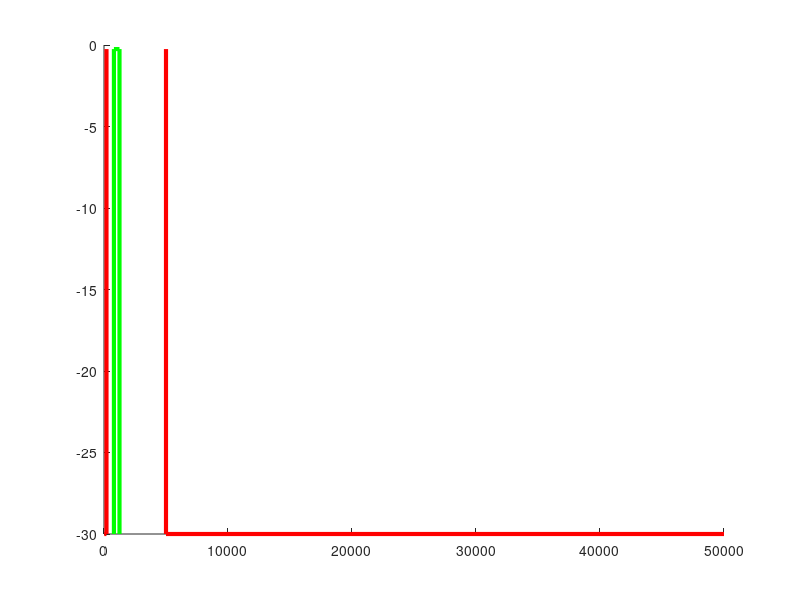

This figure's MATLAB source: (Note: this script raises an error after producing the figure.)
clc;
clear;
close all;

%% Parámetros de Entrada
fp = [800 1250];     % Banda de Paso [Hz]
fs = [200 5000];     % Banda de Rechazo [Hz]
Wp = 2*pi*fp;        % Banda de Paso [rad/s]
Ws = 2*pi*fs;        % Banda de Rechazo [rad/s]
Ap = 0.25;           % Atenuación máxima en Banda de Paso [dB]
As = 30;             % Atenuación mínima en Banda de Rechazo [dB]

%% Cálculo de la Función de Transferencia
[n,Wp] = cheb1ord(Wp,Ws,Ap,As,'s');
[num,den] = cheby1(n,Ap,Wp,'s');
Filtro = tf(num,den)                     % Función de transferencia calculada
[sos,g] = tf2sos(num,den);               % Descomposición en secciones bicuadráticas

% Implementación como PasaBajo / PasaAlto
PasaBajo = tf(2*g*sos(1,1:3),sos(1,4:6))
PasaAlto = tf(1/2*sos(2,1:3),sos(2,4:6))

%% Gráficos
figure;
hold on;

% Especificaciones del Filtro
plot([fs(1)/10 fs(1) fs(1)],[-As -As -Ap],'Color','r','LineWidth',3);
plot([fs(2) fs(2) fs(2)*10],[-Ap -As -As],'Color','r','LineWidth',3);
plot([fp(1) fp(1) fp(2) fp(2)],[-As -Ap -Ap -As],'Color','g','LineWidth',3);

% Respuesta del Filtro
h = bodeplot(Filtro);
p = getoptions(h);
p.PhaseVisible = 'off';
p.FreqUnits = 'Hz';
p.Grid = 'on';
setoptions(h,p);
bode(PasaBajo);
bode(PasaAlto);